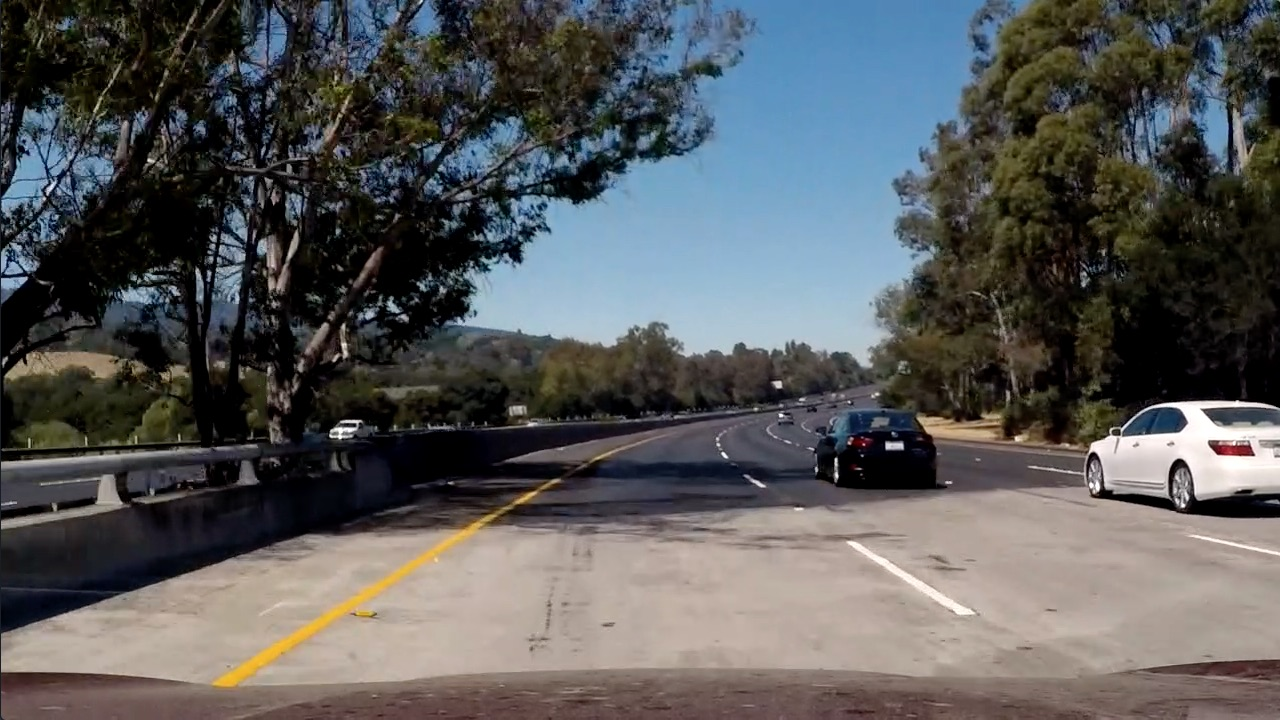
#> input picture color-shadow-example.jpg, 1280 x 720 px
$ python -i ImagePreprocessor.py   (imports and definitions only)   (older library calls are emulated)
#> lines starting #> are read from the running program, lines starting #| are printed output that depends on the picture; after the words box and inside, x2 and y2 are one past the last pixel; in counts of white or black regions, pixels touching at a corner belong together
import cv2
import numpy as np
import matplotlib.pyplot as plt

def abs_sobel_thresh(img, orient='x', sobel_kernel=3, thresh=(0, 255)):
	gray = cv2.cvtColor(img, cv2.COLOR_BGR2GRAY)
	if orient == 'x':
	    abs_sobel = np.absolute(cv2.Sobel(gray, cv2.CV_64F, 1, 0, ksize=sobel_kernel))
	if orient == 'y':
	    abs_sobel = np.absolute(cv2.Sobel(gray, cv2.CV_64F, 0, 1, ksize=sobel_kernel))
	scaled_sobel = np.uint8(255*abs_sobel/np.max(abs_sobel))
	binary_output = np.zeros_like(scaled_sobel)
	binary_output[(scaled_sobel >= thresh[0]) & (scaled_sobel <= thresh[1])] = 1
	return binary_output

def mag_thresh(img, sobel_kernel=3, thresh=(0, 255)):
	gray = cv2.cvtColor(img, cv2.COLOR_BGR2GRAY)
	sobelx = cv2.Sobel(gray, cv2.CV_64F, 1, 0, ksize=sobel_kernel)
	sobely = cv2.Sobel(gray, cv2.CV_64F, 0, 1, ksize=sobel_kernel)
	gradmag = np.sqrt(sobelx**2 + sobely**2)
	scale_factor = np.max(gradmag)/255
	gradmag = (gradmag/scale_factor).astype(np.uint8)
	binary_output = np.zeros_like(gradmag)
	binary_output[(gradmag >= thresh[0]) & (gradmag <= thresh[1])] = 1
	return binary_output

def dir_threshold(img, sobel_kernel=3, thresh=(0, np.pi/2)):
	gray = cv2.cvtColor(img, cv2.COLOR_BGR2GRAY)
	sobelx = cv2.Sobel(gray, cv2.CV_64F, 1, 0, ksize=sobel_kernel)
	sobely = cv2.Sobel(gray, cv2.CV_64F, 0, 1, ksize=sobel_kernel)
	absgraddir = np.arctan2(np.absolute(sobely), np.absolute(sobelx))
	binary_output =  np.zeros_like(absgraddir)
	binary_output[(absgraddir >= thresh[0]) & (absgraddir <= thresh[1])] = 1
	return binary_output

def hls_single_chan_thresh(img, chan='s', thresh=(0,255)):
	hls = cv2.cvtColor(img, cv2.COLOR_BGR2HLS)
	chan_list = ['h','l','s']
	chan_num = chan_list.index(chan)
	channel = hls[:,:,chan_num]
	binary = np.zeros_like(channel)
	binary[(channel >= thresh[0]) & (channel <= thresh[1])] = 1
	return binary

def perspective_transform(img, reverse=False):
	src = np.float32([[558,480],[735,480],[279,669],[1048,669]])
	dst = np.float32([[305,480/4],[1022,480/4],[279,669],[1048,669]])

	if not reverse:
		M = cv2.getPerspectiveTransform(src, dst)
	else:
		M = cv2.getPerspectiveTransform(dst, src)

	img_size = (img.shape[1], img.shape[0])
	warped = cv2.warpPerspective(img, M, img_size)

	return warped

class ImagePreprocessor:

	def __init__(self, ksize=3,
		gradx_thresh=(20, 100), grady_thresh=(80, 200),
		mag_thresh=(80, 200),dir_thresh=(0.7, 1.3)):

		self.ksize = ksize
		self.gradx_thresh = gradx_thresh
		self.grady_thresh = grady_thresh
		self.mag_thresh = mag_thresh
		self.dir_thresh = dir_thresh

	def process_image(self, img):
		gradx = abs_sobel_thresh(img, orient='x', sobel_kernel=self.ksize, thresh=self.gradx_thresh)
		grady = abs_sobel_thresh(img, orient='y', sobel_kernel=self.ksize, thresh=self.grady_thresh)
		mag_binary = mag_thresh(img, sobel_kernel=self.ksize, thresh=self.mag_thresh)
		dir_binary = dir_threshold(img, sobel_kernel=self.ksize, thresh=self.dir_thresh)

		combined_grad_thresh = np.zeros_like(dir_binary).astype(np.uint8)
		combined_grad_thresh[((gradx == 1) & (grady == 1)) |
							((mag_binary == 1) & (dir_binary == 1))] = 1

		color_thresh_s = hls_single_chan_thresh(img, 's', (140, 255))
		color_thresh_l = hls_single_chan_thresh(img, 'l', (80, 255))

		color_thresh = np.zeros_like(color_thresh_s)
		color_thresh[(color_thresh_s == 1) &
						(color_thresh_l == 1)] = 1

		combined_binary = np.zeros_like(combined_grad_thresh)
		combined_binary[(color_thresh == 1) |
						(combined_grad_thresh == 1)] = 1

		masked_img = combined_binary# * 255

		bird_view = perspective_transform(masked_img)

		return bird_view

>>> import cv2
>>> picture = cv2.imread('color-shadow-example.jpg')
#> picture is the input picture: shape (720, 1280, 3); mean B, G, R 89.8, 89.3, 88.5
>>> result = ImagePreprocessor().process_image(picture)
#> in process_image, `gradx = abs_sobel_thresh(img, orient='x', sobel_kernel=self.ksize, thr..`:
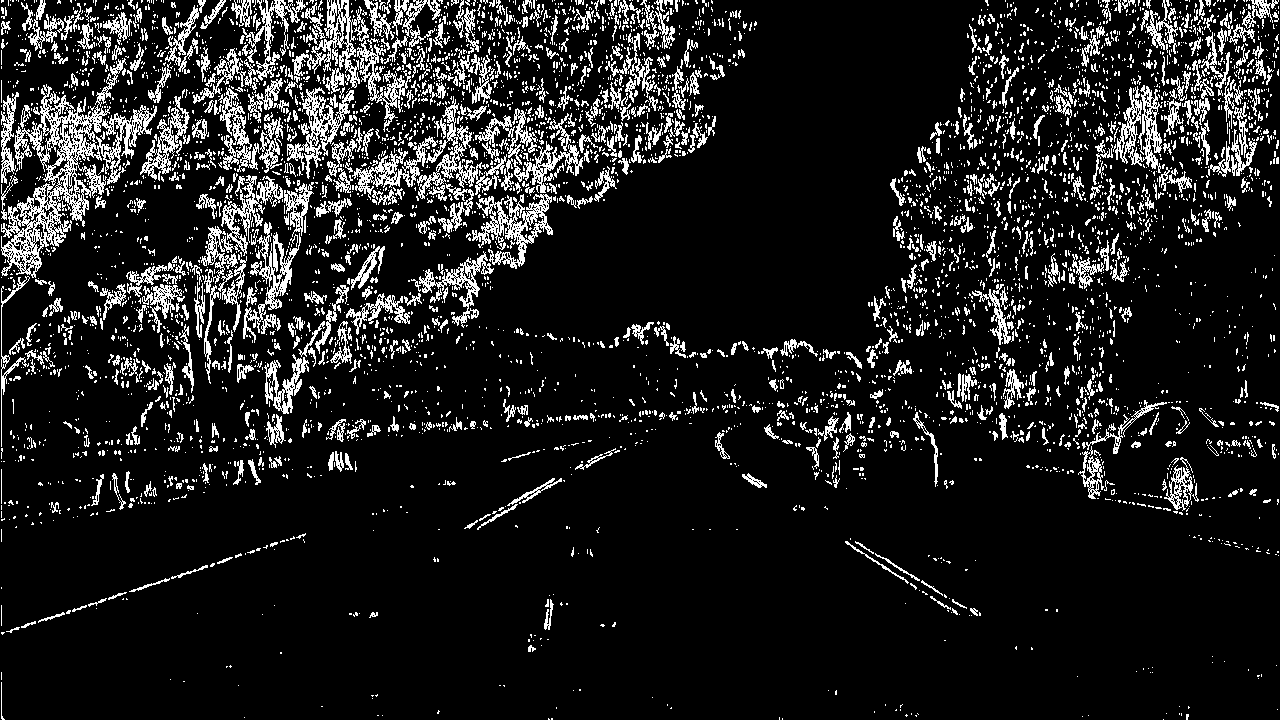
#> gradx: shape (720, 1280); values 0 (black) and 1 (white), 12.1% white in thin lines or dots
#> in process_image, `grady = abs_sobel_thresh(img, orient='y', sobel_kernel=self.ksize, thr..`: grady: shape (720, 1280); values 0 (black) and 1 (white), 0.93% white in thin lines or dots
#> in mag_thresh, `gradmag = np.sqrt(sobelx**2 + sobely**2)`:
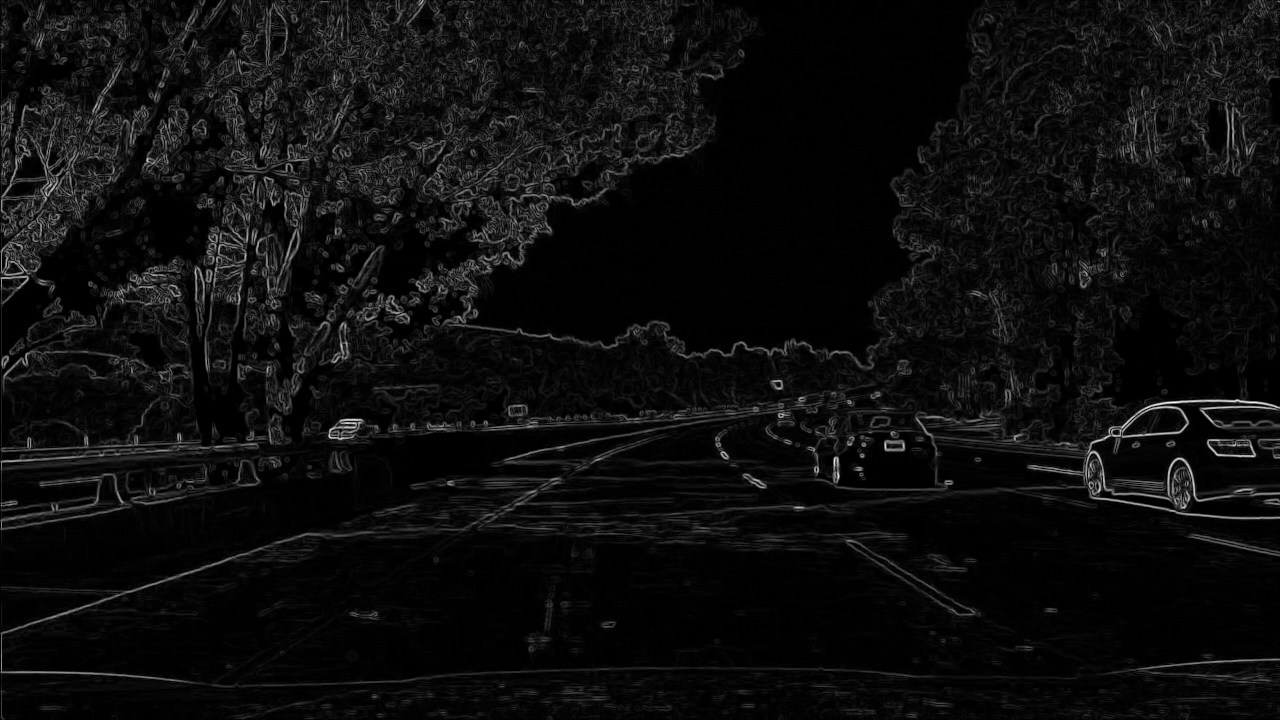
#> gradmag: shape (720, 1280) float64; min 0, max 984.1, mean 53.7; drawn with min black and max white
#> in mag_thresh, `scale_factor = np.max(gradmag)/255`: scale_factor = 3.86
#> in process_image, `mag_binary = mag_thresh(img, sobel_kernel=self.ksize, thresh=self.mag_..`: mag_binary: shape (720, 1280); values 0 (black) and 1 (white), 2% white in thin lines or dots
#> in process_image, `dir_binary = dir_threshold(img, sobel_kernel=self.ksize, thresh=self.d..`: dir_binary: shape (720, 1280) float64; values 0 (black) and 1 (white), 35.1% white in thin lines or dots
#> in hls_single_chan_thresh, `hls = cv2.cvtColor(img, cv2.COLOR_BGR2HLS)`: hls: shape (720, 1280, 3); mean of channels 0, 1, 2 55.5, 89.2, 70.1
#> in process_image, `color_thresh_s = hls_single_chan_thresh(img, 's', (140, 255))`: color_thresh_s: shape (720, 1280); values 0 (black) and 1 (white), 11.2% white; 3410 white regions (2830 under 20 px), largest, box (x1, y1, x2, y2) and area: (350, 430, 567, 502) 4606, (1, 0, 111, 114) 3666, (87, 0, 198, 112) 3515
#> in process_image, `color_thresh_l = hls_single_chan_thresh(img, 'l', (80, 255))`:
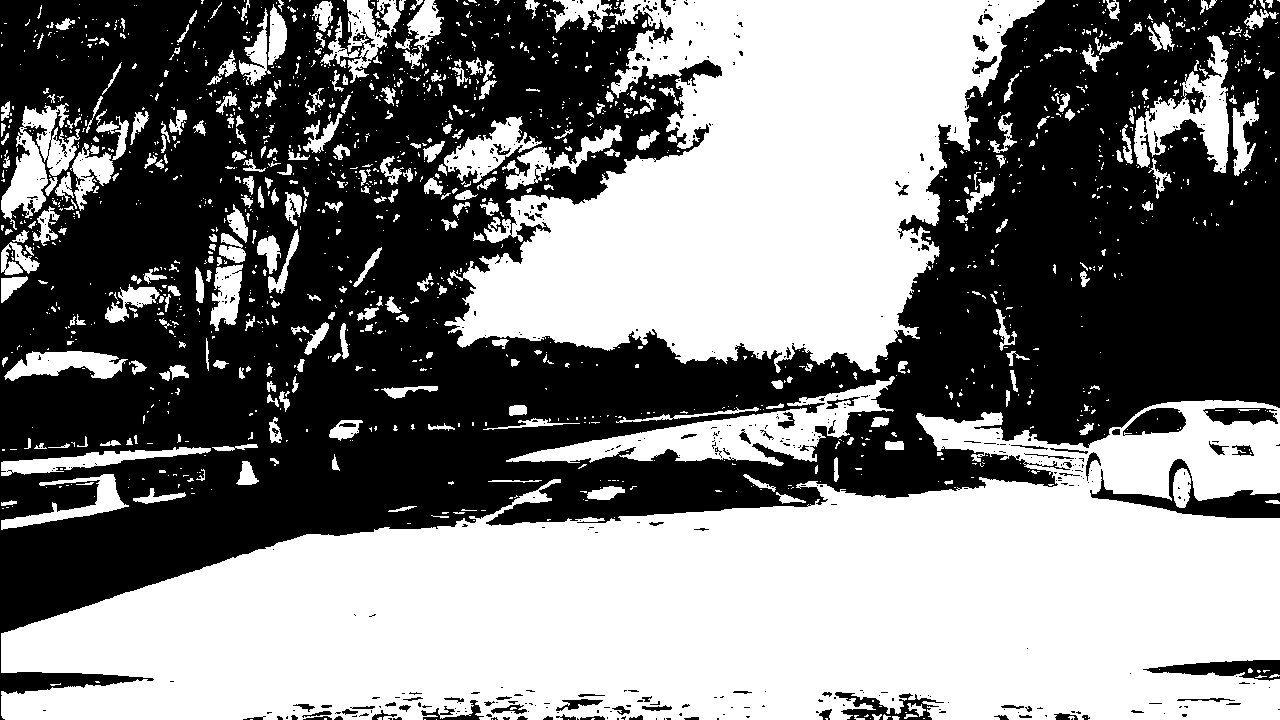
#> color_thresh_l: shape (720, 1280); values 0 (black) and 1 (white), 50% white; 579 black regions (487 under 20 px), largest, box (x1, y1, x2, y2) and area: (0, 0, 1280, 720) 445201, (1090, 459, 1280, 518) 3205, (1143, 660, 1280, 681) 1570
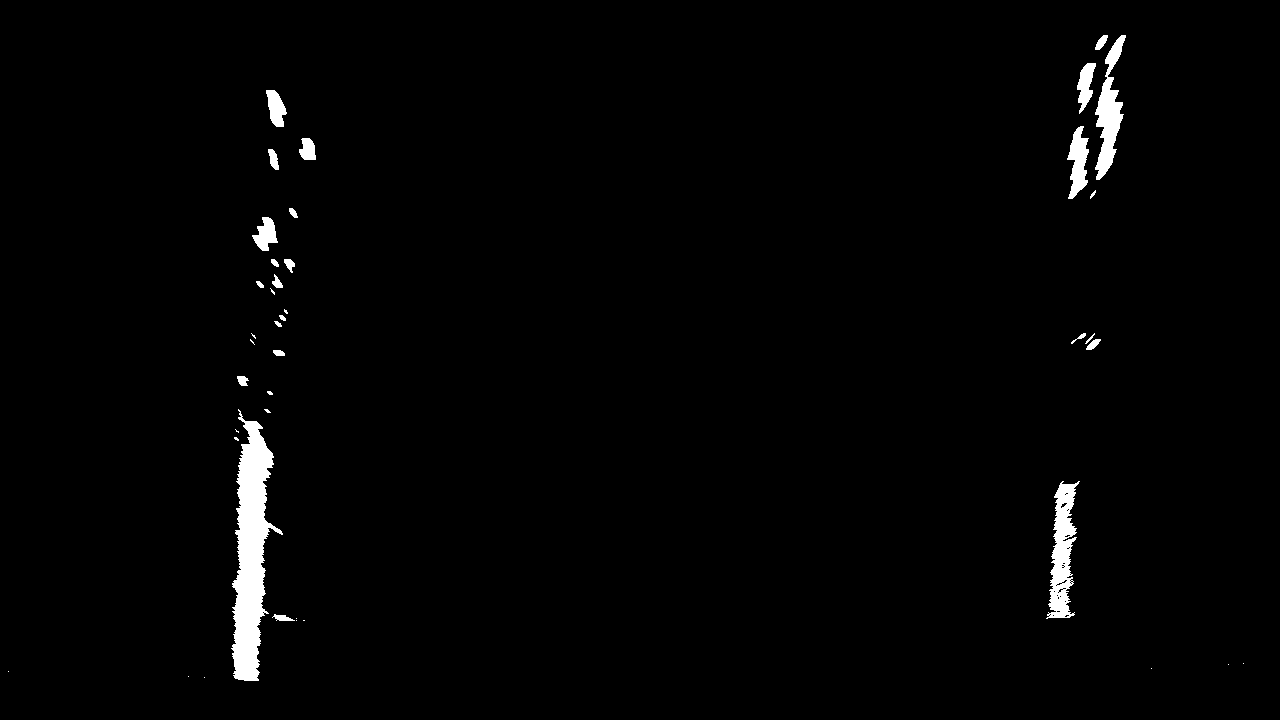
#> result: shape (720, 1280); values 0 (black) and 1 (white), 1.6% white; 41 white regions (17 under 20 px), largest, box (x1, y1, x2, y2) and area: (231, 409, 283, 681) 6896, (1046, 481, 1080, 619) 2361, (1095, 35, 1126, 180) 1974
